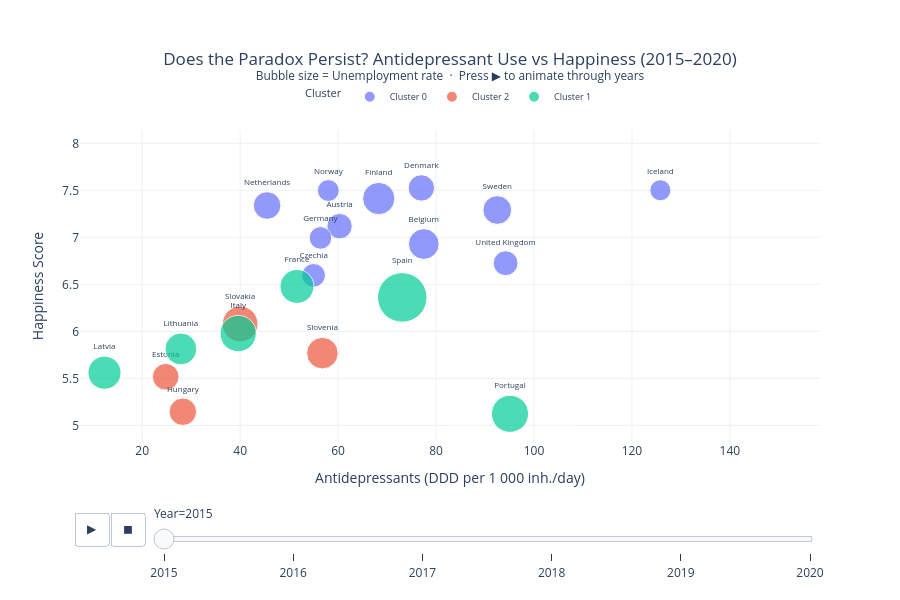

This figure's notebook cell:
### Markdown cell above
### Chart 1 — Animated Scatter: Does the Paradox Persist Each Year?

Each frame is a single year. If the positive antidepressant–happiness relationship is visible in every frame, the paradox is structural rather than an averaging artefact.

### Code cell
# Animated scatter: Happiness vs Antidepressants, year by year
# Bubble size = Unemployment  ·  Colour = cluster  ·  Text = country name

fig_anim = px.scatter(
    df_tc.sort_values("Year"),
    x="Antidepressants",
    y="Happiness",
    animation_frame="Year",
    animation_group="Country",
    size="Unemployment",
    color="Cluster_label",
    text="Country",                # country name shown on each bubble
    hover_name="Country",
    hover_data={
        "GINI": ":.1f",
        "Unemployment": ":.1f",
        "Antidepressants": ":.1f",
        "Cluster_label": False,
        "Year": False,
    },
    color_discrete_sequence=cluster_colors[:K],
    size_max=35,
    title=(
        "Does the Paradox Persist? Antidepressant Use vs Happiness (2015–2020)<br>"
        "<sup>Bubble size = Unemployment rate  ·  Press ▶ to animate through years</sup>"
    ),
    labels={
        "Antidepressants": "Antidepressants (DDD per 1 000 inh./day)",
        "Happiness": "Happiness Score",
        "Cluster_label": "Cluster",
    },
    template="plotly_white",
    height=600,
)

# Show text labels on all frames
fig_anim.update_traces(textposition="top center", textfont_size=8, mode="markers+text")

# Fix axis ranges so bubbles don't jump around between frames
fig_anim.update_layout(
    title_x=0.5,
    xaxis=dict(range=[df_tc["Antidepressants"].min() - 5, df_tc["Antidepressants"].max() + 5]),
    yaxis=dict(range=[df_tc["Happiness"].min() - 0.3,     df_tc["Happiness"].max() + 0.3]),
    # Horizontal legend just below the subtitle, above the plot
    legend=dict(
        title_text="Cluster",
        orientation="h",
        x=0.5, xanchor="center",
        y=1.06, yanchor="bottom",
        font=dict(size=9),
    ),
    margin=dict(t=130, b=60),
)

fig_anim.show()
fig_anim.write_html("./docs/visualizations/happiness_animated.html", include_plotlyjs="cdn",
                    config={"responsive": True})
print("Saved → ./docs/visualizations/happiness_animated.html")

### Figure 1 — Plotly figure (JSON) as saved in the notebook; plotly's stock layout.template omitted (floating-point values rounded to 4 significant figures)
{"data": [{"customdata": [[30.5, 5.802, "Cluster 0", 2015], [27.7, 8.482, "Cluster 0", 2015], [25.9, 5.048, "Cluster 0", 2015], [28.2, 6.278, "Cluster 0", 2015], [27.1, 9.376, "Cluster 0", 2015], [31.4, 4.612, "Cluster 0", 2015], [26.8, 3.979, "Cluster 0", 2015], [27.5, 4.296, "Cluster 0", 2015], [28.2, 6.872, "Cluster 0", 2015], [29.2, 7.432, "Cluster 0", 2015], [33.3, 5.552, "Cluster 0", 2015]], "hovertemplate": "<b>%{hovertext}</b><br><br>Antidepressants (DDD per 1 000 inh./day)=%{x:.1f}<br>Happiness Score=%{y}<br>Unemployment=%{customdata[1]:.1f}<br>Country=%{text}<br>GINI=%{customdata[0]:.1f}<extra></extra>", "hovertext": ["Austria", "Belgium", "Czechia", "Denmark", "Finland", "Germany", "Iceland", "Norway", "Netherlands", "Sweden", "United Kingdom"], "ids": ["Austria", "Belgium", "Czechia", "Denmark", "Finland", "Germany", "Iceland", "Norway", "Netherlands", "Sweden", "United Kingdom"], "legendgroup": "Cluster 0", "marker": {"color": "#636EFA", "size": [5.802, 8.482, 5.048, 6.278, 9.376, 4.612, 3.979, 4.296, 6.872, 7.432, 5.552], "sizemode": "area", "sizeref": 0.01801, "symbol": "circle"}, "mode": "markers+text", "name": "Cluster 0", "orientation": "v", "showlegend": true, "text": ["Austria", "Belgium", "Czechia", "Denmark", "Finland", "Germany", "Iceland", "Norway", "Netherlands", "Sweden", "United Kingdom"], "textfont": {"size": 8}, "textposition": "top center", "type": "scatter", "x": [60.3, 77.5, 55.0, 77.0, 68.3, 56.4, 125.8, 58.0, 45.5, 92.5, 94.2], "xaxis": "x", "y": [7.119, 6.929, 6.596, 7.526, 7.413, 6.994, 7.501, 7.498, 7.339, 7.291, 6.725], "yaxis": "y"}, {"customdata": [[32.7, 6.412, "Cluster 2", 2015], [30.4, 6.813, "Cluster 2", 2015], [26.5, 11.49, "Cluster 2", 2015], [25.4, 8.962, "Cluster 2", 2015]], "hovertemplate": "<b>%{hovertext}</b><br><br>Antidepressants (DDD per 1 000 inh./day)=%{x:.1f}<br>Happiness Score=%{y}<br>Unemployment=%{customdata[1]:.1f}<br>Country=%{text}<br>GINI=%{customdata[0]:.1f}<extra></extra>", "hovertext": ["Estonia", "Hungary", "Slovakia", "Slovenia"], "ids": ["Estonia", "Hungary", "Slovakia", "Slovenia"], "legendgroup": "Cluster 2", "marker": {"color": "#EF553B", "size": [6.412, 6.813, 11.49, 8.962], "sizemode": "area", "sizeref": 0.01801, "symbol": "circle"}, "mode": "markers+text", "name": "Cluster 2", "orientation": "v", "showlegend": true, "text": ["Estonia", "Hungary", "Slovakia", "Slovenia"], "textfont": {"size": 8}, "textposition": "top center", "type": "scatter", "x": [24.8, 28.3, 40.0, 56.8], "xaxis": "x", "y": [5.517, 5.145, 6.078, 5.768], "yaxis": "y"}, {"customdata": [[32.7, 10.35, "Cluster 1", 2015], [35.4, 11.9, "Cluster 1", 2015], [35.5, 12.4, "Cluster 1", 2015], [37.4, 9.12, "Cluster 1", 2015], [34.2, 9.873, "Cluster 1", 2015], [36.2, 22.06, "Cluster 1", 2015]], "hovertemplate": "<b>%{hovertext}</b><br><br>Antidepressants (DDD per 1 000 inh./day)=%{x:.1f}<br>Happiness Score=%{y}<br>Unemployment=%{customdata[1]:.1f}<br>Country=%{text}<br>GINI=%{customdata[0]:.1f}<extra></extra>", "hovertext": ["France", "Italy", "Portugal", "Lithuania", "Latvia", "Spain"], "ids": ["France", "Italy", "Portugal", "Lithuania", "Latvia", "Spain"], "legendgroup": "Cluster 1", "marker": {"color": "#00CC96", "size": [10.35, 11.9, 12.4, 9.12, 9.873, 22.06], "sizemode": "area", "sizeref": 0.01801, "symbol": "circle"}, "mode": "markers+text", "name": "Cluster 1", "orientation": "v", "showlegend": true, "text": ["France", "Italy", "Portugal", "Lithuania", "Latvia", "Spain"], "textfont": {"size": 8}, "textposition": "top center", "type": "scatter", "x": [51.6, 39.6, 95.1, 27.9, 12.3, 73.1], "xaxis": "x", "y": [6.478, 5.977, 5.123, 5.813, 5.56, 6.361], "yaxis": "y"}], "layout": {"height": 600, "legend": {"font": {"size": 9}, "itemsizing": "constant", "orientation": "h", "title": {"text": "Cluster"}, "tracegroupgap": 0, "x": 0.5, "xanchor": "center", "y": 1.06, "yanchor": "bottom"}, "margin": {"b": 60, "t": 130}, "sliders": [{"active": 0, "currentvalue": {"prefix": "Year="}, "len": 0.9, "pad": {"b": 10, "t": 60}, "steps": [{"args": [["2015"], {"frame": {"duration": 0, "redraw": false}, "fromcurrent": true, "mode": "immediate", "transition": {"duration": 0, "easing": "linear"}}], "label": "2015", "method": "animate"}, {"args": [["2016"], {"frame": {"duration": 0, "redraw": false}, "fromcurrent": true, "mode": "immediate", "transition": {"duration": 0, "easing": "linear"}}], "label": "2016", "method": "animate"}, {"args": [["2017"], {"frame": {"duration": 0, "redraw": false}, "fromcurrent": true, "mode": "immediate", "transition": {"duration": 0, "easing": "linear"}}], "label": "2017", "method": "animate"}, {"args": [["2018"], {"frame": {"duration": 0, "redraw": false}, "fromcurrent": true, "mode": "immediate", "transition": {"duration": 0, "easing": "linear"}}], "label": "2018", "method": "animate"}, {"args": [["2019"], {"frame": {"duration": 0, "redraw": false}, "fromcurrent": true, "mode": "immediate", "transition": {"duration": 0, "easing": "linear"}}], "label": "2019", "method": "animate"}, {"args": [["2020"], {"frame": {"duration": 0, "redraw": false}, "fromcurrent": true, "mode": "immediate", "transition": {"duration": 0, "easing": "linear"}}], "label": "2020", "method": "animate"}], "x": 0.1, "xanchor": "left", "y": 0, "yanchor": "top"}], "title": {"text": "Does the Paradox Persist? Antidepressant Use vs Happiness (2015–2020)<br><sup>Bubble size = Unemployment rate  ·  Press ▶ to animate through years</sup>", "x": 0.5}, "updatemenus": [{"buttons": [{"args": [null, {"frame": {"duration": 500, "redraw": false}, "fromcurrent": true, "mode": "immediate", "transition": {"duration": 500, "easing": "linear"}}], "label": "&#9654;", "method": "animate"}, {"args": [[null], {"frame": {"duration": 0, "redraw": false}, "fromcurrent": true, "mode": "immediate", "transition": {"duration": 0, "easing": "linear"}}], "label": "&#9724;", "method": "animate"}], "direction": "left", "pad": {"r": 10, "t": 70}, "showactive": false, "type": "buttons", "x": 0.1, "xanchor": "right", "y": 0, "yanchor": "top"}], "xaxis": {"anchor": "y", "domain": [0, 1], "range": [7.3, 158.4], "title": {"text": "Antidepressants (DDD per 1 000 inh./day)"}}, "yaxis": {"anchor": "x", "domain": [0, 1], "range": [4.823, 8.142], "title": {"text": "Happiness Score"}}}}
